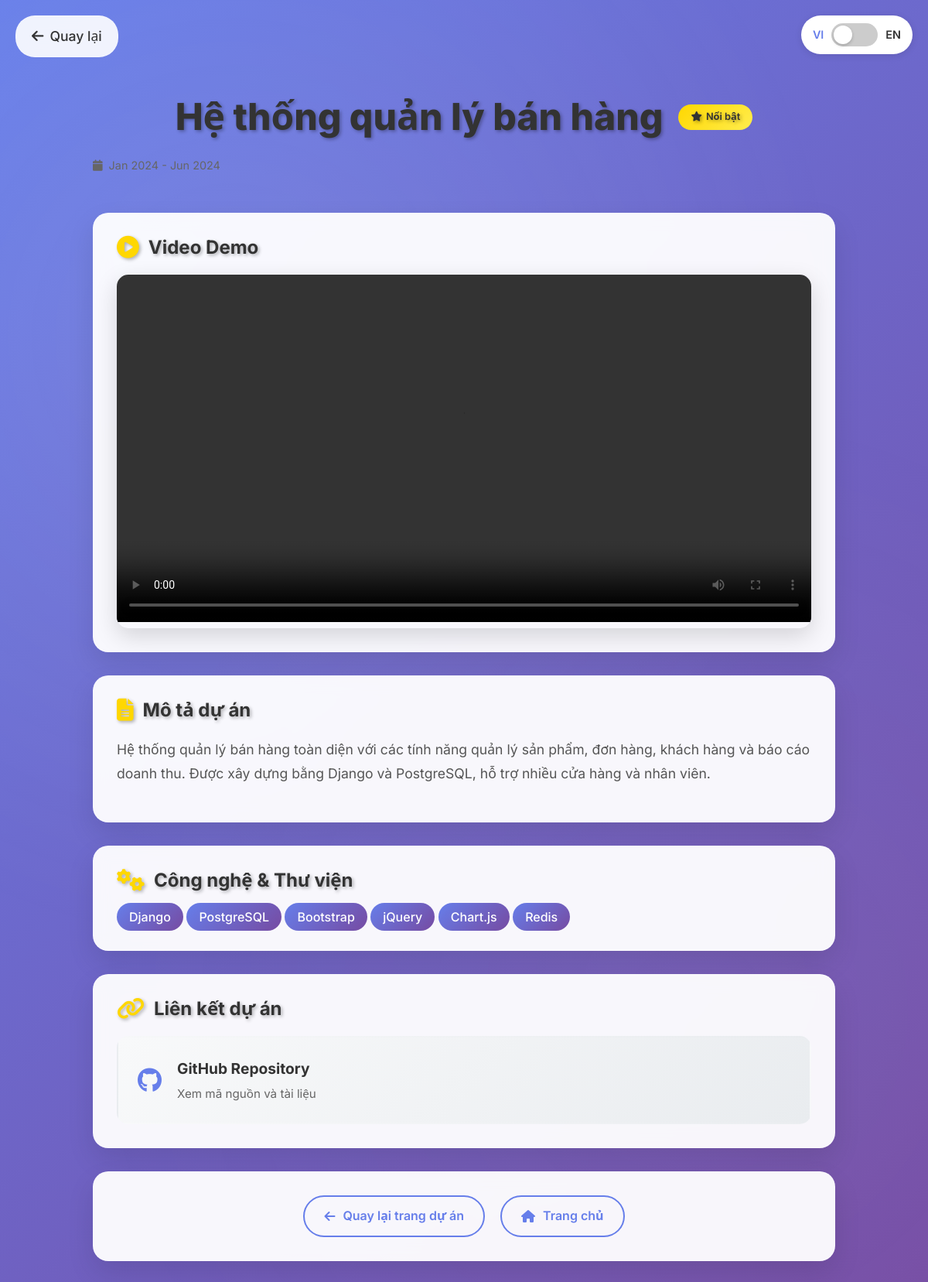
/projects/1/, run on the app's committed database.
### portfolio/models.py (models this page shows, shortened)
class Project(models.Model):
    title = models.CharField(max_length=200, verbose_name="Project Title")
    title_en = models.CharField(max_length=200, blank=True, help_text="English project title")
    description = models.TextField(verbose_name="Project Description")
    description_en = models.TextField(blank=True, help_text="English project description")
    video = models.FileField(upload_to='project_videos/', blank=True, null=True,
                           help_text="Upload MP4 video file of the project")
    technologies = models.TextField(help_text="List technologies, frameworks, and libraries used (comma separated)")
    technologies_en = models.TextField(blank=True, help_text="English technologies list")
    github_url = models.URLField(blank=True, verbose_name="GitHub Repository")
    live_demo_url = models.URLField(blank=True, verbose_name="Live Demo URL")
    thumbnail = models.ImageField(upload_to='project_thumbnails/', blank=True, null=True,
                                help_text="Project thumbnail image")
    start_date = models.DateField(verbose_name="Project Start Date")
    end_date = models.DateField(blank=True, null=True, verbose_name="Project End Date")
    is_ongoing = models.BooleanField(default=False, verbose_name="Is this project ongoing?")
    is_featured = models.BooleanField(default=False, help_text="Show this project prominently")
    order = models.IntegerField(default=0, help_text="Display order (lower numbers appear first)")
    created_at = models.DateTimeField(auto_now_add=True)
    updated_at = models.DateTimeField(auto_now=True)
    class Meta:
        ordering = ['-is_featured', 'order', '-start_date']
        verbose_name = "Project"
        verbose_name_plural = "Projects"
    @property
    def technology_list(self):
        return [tech.strip() for tech in self.technologies.split(',') if tech.strip()]
    @property
    def technology_list_en(self):
        if self.technologies_en:
            return [tech.strip() for tech in self.technologies_en.split(',') if tech.strip()]
        return self.technology_list

### portfolio/views.py (the view)
# urls.py: path('projects/<int:project_id>/', views.project_detail_view, name='project_detail'),
def project_detail_view(request, project_id):
    project = get_object_or_404(Project, id=project_id)
    context = {
        'project': project,
    }
    return render(request, 'portfolio/project_detail.html', context)

### portfolio/templates/portfolio/project_detail.html (shortened to what this page needs)
{% load static %}
<!DOCTYPE html>
<html lang="en">
<head>
    <link href="https://cdn.jsdelivr.net/npm/bootstrap@5.3.0/dist/css/bootstrap.min.css" rel="stylesheet">
    <link rel="stylesheet" href="https://cdnjs.cloudflare.com/ajax/libs/font-awesome/6.4.0/css/all.min.css">
    <link rel="stylesheet" href="{% static 'portfolio/css/projects.css' %}">
</head>
<body>
    <div class="language-toggle">
        <span class="lang-label active" id="vi-label">VI</span>
        <div class="toggle-switch" id="langToggle">
            <div class="toggle-slider"></div>
        </div>
        <span class="lang-label" id="en-label">EN</span>
    </div>
    <a href="{% url 'portfolio:projects' %}" class="back-button">
        <i class="fas fa-arrow-left"></i>
        <span class="lang-vi">Quay lại</span>
    </a>
    <div class="main-container">
        <div class="project-detail-container">
            <div class="project-header">
                <h1 class="project-title">
                    <span class="lang-vi">{{ project.title }}</span>
                    {% if project.is_featured %}
                    <span class="featured-badge">
                        <i class="fas fa-star"></i>
                        <span class="lang-vi">Nổi bật</span>
                    </span>
                    {% endif %}
                </h1>
                <div class="project-meta">
                    <span class="project-date">
                        <i class="fas fa-calendar"></i>
                        {{ project.start_date|date:"M Y" }} -
                        {% if project.is_ongoing %}
                            <span class="lang-vi">Hiện tại</span>
                            <span class="lang-en">Present</span>
                            <span class="ongoing-badge">
                                <span class="lang-vi">Đang tiến hành</span>
                                <span class="lang-en">Ongoing</span>
                            </span>
                        {% else %}
                            {{ project.end_date|date:"M Y" }}
                        {% endif %}
                    </span>
                </div>
            </div>
            {% if project.video %}
            <div class="project-video-section">
                <h2 class="section-title">
                    <i class="fas fa-play-circle"></i>
                    <span class="lang-vi">Video Demo</span>
                </h2>
                <div class="video-container">
                    <video controls preload="metadata" class="w-100">
                        <source src="{{ project.video.url }}" type="video/mp4">
                    </video>
                </div>
            </div>
            {% endif %}
            <div class="project-description-section">
                <h2 class="section-title">
                    <i class="fas fa-file-text"></i>
                    <span class="lang-vi">Mô tả dự án</span>
                </h2>
                <div class="description-content">
                    <div class="lang-vi">{{ project.description|linebreaks }}</div>
                </div>
            </div>
            <div class="technologies-section">
                <h2 class="section-title">
                    <i class="fas fa-cogs"></i>
                    <span class="lang-vi">Công nghệ & Thư viện</span>
                </h2>
                <div class="tech-grid">
                    <div class="lang-vi">
                        {% for tech in project.technology_list %}
                            <span class="tech-badge">{{ tech }}</span>
                        {% endfor %}
                    </div>
                </div>
            </div>
            {% if project.github_url or project.live_demo_url %}
            <div class="project-links-section">
                <h2 class="section-title">
                    <i class="fas fa-link"></i>
                    <span class="lang-vi">Liên kết dự án</span>
                </h2>
                <div class="links-container">
                    {% if project.github_url %}
                    <a href="{{ project.github_url }}" target="_blank" class="project-link-large">
                        <i class="fab fa-github"></i>
                        <div>
                            <strong>GitHub Repository</strong>
                            <p>
                                <span class="lang-vi">Xem mã nguồn và tài liệu</span>
                            </p>
                        </div>
                    </a>
                    {% endif %}
                </div>
            </div>
            {% endif %}
            <div class="navigation-section">
                <a href="{% url 'portfolio:projects' %}" class="nav-btn">
                    <i class="fas fa-arrow-left"></i>
                    <span class="lang-vi">Quay lại trang dự án</span>
                </a>
                <a href="{% url 'portfolio:home' %}" class="nav-btn">
                    <i class="fas fa-home"></i>
                    <span class="lang-vi">Trang chủ</span>
                </a>
            </div>
        </div>
    </div>
</body>
</html>

### data on the page
Project: title "Hệ thống quản lý bán hàng", start_date "Jan 2024", end_date "Jun 2024", description "Hệ thống quản lý bán hàng toàn diện với các tính năng quản lý sản phẩm, đơn hàng, khách hàng và báo cáo doanh thu. Được xây dựng bằng Django và PostgreSQL, hỗ trợ nhiều cửa hàng và nhân viên."

### other printed values
{{ tech }} "Django" "PostgreSQL" "Bootstrap" "jQuery" "Chart.js" "Redis"
